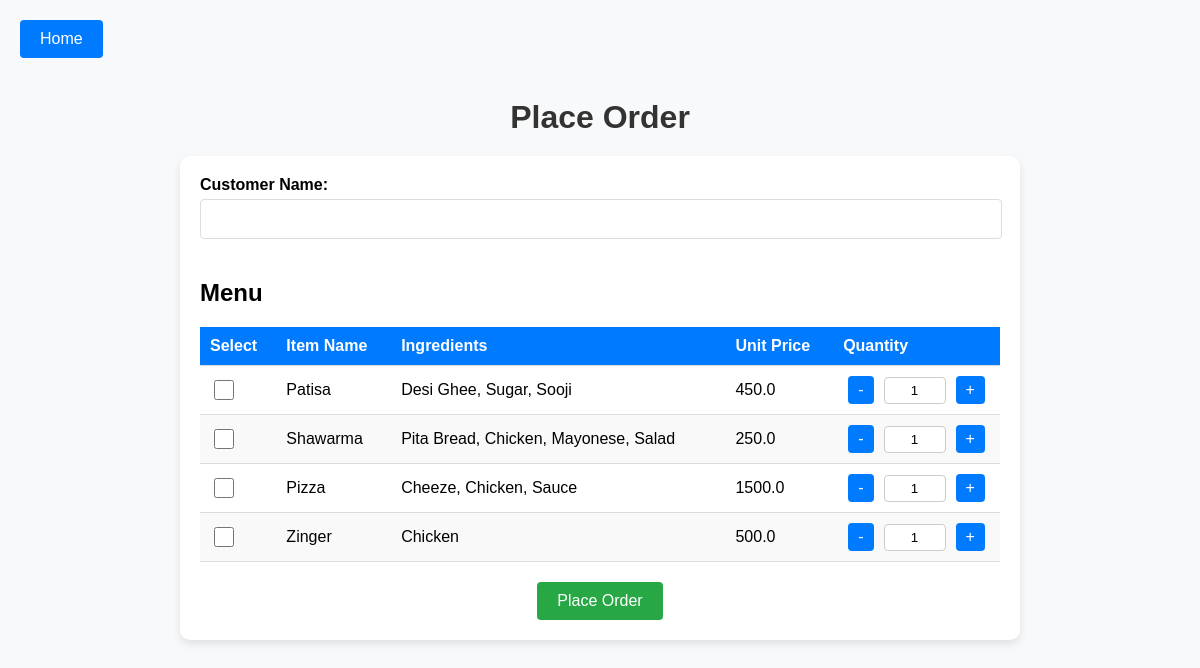
The page /orders on the database its author committed.
### app/models.py (models this page shows, shortened)
class MenuItem(db.Model):
    id = db.Column(db.Integer, primary_key=True)
    name = db.Column(db.String(100), nullable=False)
    ingredients = db.Column(db.String(200), nullable=False)
    price = db.Column(db.Float, nullable=False)
    cost = db.Column(db.Float, nullable=False)
    deleted = db.Column(db.Boolean, default=False, nullable=False)

### app/main.py (the view, shortened to what this page needs)
@main.route('/orders', methods=['GET', 'POST'])
def orders():
    menu_items = MenuItem.query.filter_by(deleted=False).all()
    return render_template('orders.html', menu_items=menu_items)

### app/templates/orders.html (shortened to what this page needs)
<!DOCTYPE html>
<html lang="en">
<head>
    <link rel="stylesheet" href="{{ url_for('static', filename='css/orders.css') }}">
</head>
<body>
    <a href="{{ url_for('main.index') }}" class="back-btn">Home</a>
    <h1>Place Order</h1>
    <form id="order-form" method="POST">
        <label for="customer_name">Customer Name:</label>
        <input type="text" id="customer_name" name="customer_name" required>
        <h2>Menu</h2>
        <table id="menu_items">
            <thead>
                <tr>
                    <th>Select</th>
                    <th>Item Name</th>
                    <th>Ingredients</th>
                    <th>Unit Price</th>
                    <th>Quantity</th>
                </tr>
            </thead>
            <tbody>
                {% for item in menu_items %}
                    <tr>
                        <td><input type="checkbox" name="order_items" value="{{ item.id }}" class="large-checkbox"></td>
                        <td>{{ item.name }}</td>
                        <td>{{ item.ingredients }}</td>
                        <td>{{ item.price }}</td>
                        <td>
                            <div class="quantity-controls">
                                <button type="button" class="quantity-btn" onclick="decreaseQuantity(this)">-</button>
                                <input type="number" name="quantity_{{ item.id }}" min="1" value="1" class="quantity-input">
                                <button type="button" class="quantity-btn" onclick="increaseQuantity(this)">+</button>
                            </div>
                        </td>
                    </tr>
                {% endfor %}
            </tbody>
        </table>
        <button type="button" onclick="confirmOrder()">Place Order</button>
    </form>
</body>
</html>

### app/static/css/orders.css (style rules this page uses)
body { font-family: Arial, sans-serif; background-color: #f8f9fa; margin: 0; padding: 20px; }
a.back-btn { display: inline-block; margin-bottom: 20px; padding: 10px 20px; background-color: #007bff; color: white; text-decoration: none; border-radius: 4px; }
h1 { color: #333; text-align: center; margin-bottom: 20px; }
form { background: #fff; padding: 20px; border-radius: 10px; box-shadow: 0 4px 8px rgba(0, 0, 0, 0.1); width: 90%; max-width: 800px; margin: 0 auto; }
label { display: block; margin-bottom: 5px; font-weight: bold; }
input[type="text"] { width: calc(100% - 20px); padding: 10px; margin-bottom: 20px; border: 1px solid #ddd; border-radius: 4px; font-size: 16px; }
table { width: 100%; border-collapse: collapse; margin-bottom: 20px; }
table th, table td { padding: 10px; border-bottom: 1px solid #ddd; text-align: left; }
table th { background-color: #007bff; color: white; }
table tr:nth-child(even) { background-color: #f9f9f9; }
.large-checkbox { width: 20px; height: 20px; }
.quantity-controls { display: flex; align-items: center; }
.quantity-input { width: 50px; text-align: center; padding: 5px; margin: 0 5px; border: 1px solid #ccc; border-radius: 4px; }
.quantity-input { -moz-appearance: textfield; }
.quantity-btn { background-color: #007bff; color: white; border: none; padding: 5px 10px; cursor: pointer; border-radius: 4px; }
button { display: block; margin: 0 auto; padding: 10px 20px; background-color: #28a745; color: white; border: none; cursor: pointer; border-radius: 4px; font-size: 16px; }

### rows shown on the page
MenuItem: name "Patisa", ingredients "Desi Ghee, Sugar, Sooji", price "450.0", id "1"
MenuItem: name "Shawarma", ingredients "Pita Bread, Chicken, Mayonese, Salad", price "250.0"
MenuItem: name "Pizza", ingredients "Cheeze, Chicken, Sauce", price "1500.0"
MenuItem: name "Zinger", ingredients "Chicken", price "500.0"
